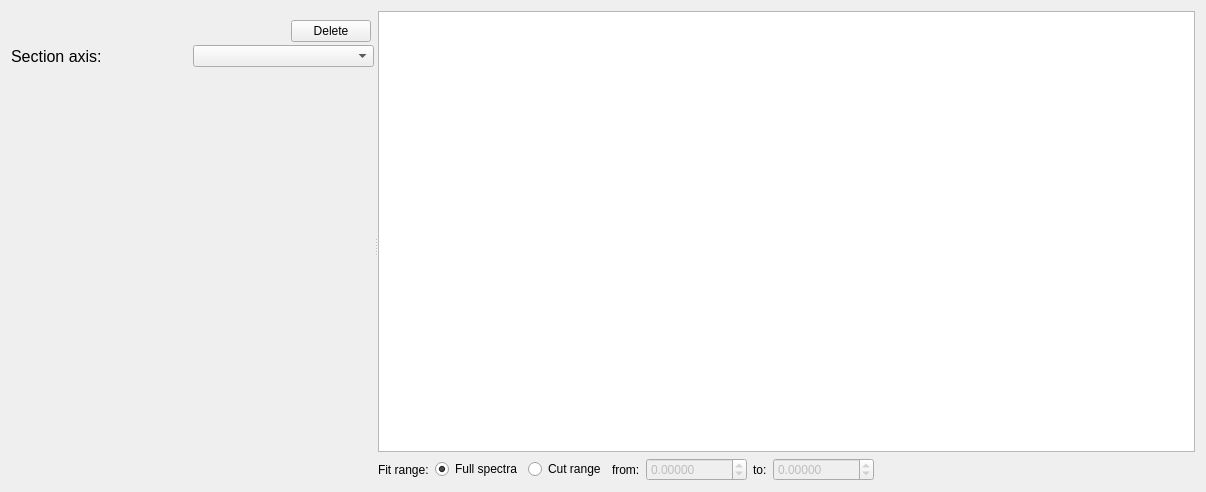
<?xml version="1.0" encoding="UTF-8"?>
<ui version="4.0">
 <class>SectionView</class>
 <widget class="QWidget" name="SectionView">
  <property name="geometry">
   <rect>
    <x>0</x>
    <y>0</y>
    <width>1206</width>
    <height>492</height>
   </rect>
  </property>
  <property name="windowTitle">
   <string>Form</string>
  </property>
  <layout class="QVBoxLayout" name="verticalLayout_2">
   <item>
    <widget class="QSplitter" name="splitter">
     <property name="orientation">
      <enum>Qt::Horizontal</enum>
     </property>
     <widget class="QWidget" name="layoutWidget">
      <layout class="QVBoxLayout" name="v_layout" stretch="0,0,1">
       <property name="spacing">
        <number>0</number>
       </property>
       <property name="topMargin">
        <number>6</number>
       </property>
       <item>
        <widget class="QWidget" name="widget" native="true">
         <layout class="QHBoxLayout" name="horizontalLayout">
          <property name="spacing">
           <number>3</number>
          </property>
          <property name="margin">
           <number>3</number>
          </property>
          <item>
           <spacer name="horizontalSpacer_2">
            <property name="orientation">
             <enum>Qt::Horizontal</enum>
            </property>
            <property name="sizeHint" stdset="0">
             <size>
              <width>40</width>
              <height>20</height>
             </size>
            </property>
           </spacer>
          </item>
          <item>
           <widget class="QPushButton" name="cmd_delete_me">
            <property name="text">
             <string>Delete</string>
            </property>
           </widget>
          </item>
         </layout>
        </widget>
       </item>
       <item>
        <layout class="QHBoxLayout" name="horizontalLayout_7">
         <item>
          <widget class="QLabel" name="label">
           <property name="font">
            <font>
             <pointsize>12</pointsize>
            </font>
           </property>
           <property name="text">
            <string>Section axis:</string>
           </property>
          </widget>
         </item>
         <item>
          <widget class="QComboBox" name="cb_section_axis"/>
         </item>
        </layout>
       </item>
       <item>
        <widget class="QWidget" name="range_selectors" native="true">
         <property name="minimumSize">
          <size>
           <width>330</width>
           <height>0</height>
          </size>
         </property>
        </widget>
       </item>
      </layout>
     </widget>
     <widget class="QWidget" name="layoutWidget">
      <layout class="QVBoxLayout" name="v_layout_2">
       <item>
        <widget class="GraphicsView" name="gv_main">
         <property name="autoFillBackground">
          <bool>false</bool>
         </property>
         <property name="styleSheet">
          <string notr="true"/>
         </property>
        </widget>
       </item>
       <item>
        <layout class="QHBoxLayout" name="horizontalLayout_8">
         <item>
          <widget class="QLabel" name="label_10">
           <property name="text">
            <string>Fit range:</string>
           </property>
          </widget>
         </item>
         <item>
          <widget class="QRadioButton" name="rb_range_all">
           <property name="text">
            <string>Full spectra</string>
           </property>
           <property name="checked">
            <bool>true</bool>
           </property>
           <attribute name="buttonGroup">
            <string notr="true">bg_cut_range</string>
           </attribute>
          </widget>
         </item>
         <item>
          <widget class="QRadioButton" name="rb_range_cut">
           <property name="text">
            <string>Cut range</string>
           </property>
           <attribute name="buttonGroup">
            <string notr="true">bg_cut_range</string>
           </attribute>
          </widget>
         </item>
         <item>
          <widget class="QLabel" name="label_8">
           <property name="text">
            <string>from:</string>
           </property>
          </widget>
         </item>
         <item>
          <widget class="QDoubleSpinBox" name="dsp_cut_from">
           <property name="enabled">
            <bool>false</bool>
           </property>
           <property name="decimals">
            <number>5</number>
           </property>
           <property name="minimum">
            <double>-10000.000000000000000</double>
           </property>
           <property name="maximum">
            <double>10000.000000000000000</double>
           </property>
           <property name="singleStep">
            <double>0.010000000000000</double>
           </property>
          </widget>
         </item>
         <item>
          <widget class="QLabel" name="label_9">
           <property name="text">
            <string>to:</string>
           </property>
          </widget>
         </item>
         <item>
          <widget class="QDoubleSpinBox" name="dsp_cut_to">
           <property name="enabled">
            <bool>false</bool>
           </property>
           <property name="decimals">
            <number>5</number>
           </property>
           <property name="minimum">
            <double>-10000.000000000000000</double>
           </property>
           <property name="maximum">
            <double>10000.000000000000000</double>
           </property>
           <property name="singleStep">
            <double>0.010000000000000</double>
           </property>
          </widget>
         </item>
         <item>
          <spacer name="horizontalSpacer">
           <property name="orientation">
            <enum>Qt::Horizontal</enum>
           </property>
           <property name="sizeHint" stdset="0">
            <size>
             <width>40</width>
             <height>20</height>
            </size>
           </property>
          </spacer>
         </item>
         <item>
          <widget class="QLabel" name="lb_status">
           <property name="minimumSize">
            <size>
             <width>200</width>
             <height>0</height>
            </size>
           </property>
           <property name="font">
            <font>
             <family>rsfs10</family>
             <pointsize>8</pointsize>
            </font>
           </property>
           <property name="styleSheet">
            <string notr="true">color: rgb(0, 0, 119);</string>
           </property>
           <property name="text">
            <string/>
           </property>
           <property name="alignment">
            <set>Qt::AlignRight|Qt::AlignTrailing|Qt::AlignVCenter</set>
           </property>
          </widget>
         </item>
        </layout>
       </item>
      </layout>
     </widget>
    </widget>
   </item>
  </layout>
 </widget>
 <customwidgets>
  <customwidget>
   <class>GraphicsView</class>
   <extends>QGraphicsView</extends>
   <header>pyqtgraph</header>
  </customwidget>
 </customwidgets>
 <resources>
  <include location="icons.qrc"/>
 </resources>
 <connections/>
 <buttongroups>
  <buttongroup name="bg_cut_range"/>
 </buttongroups>
</ui>
